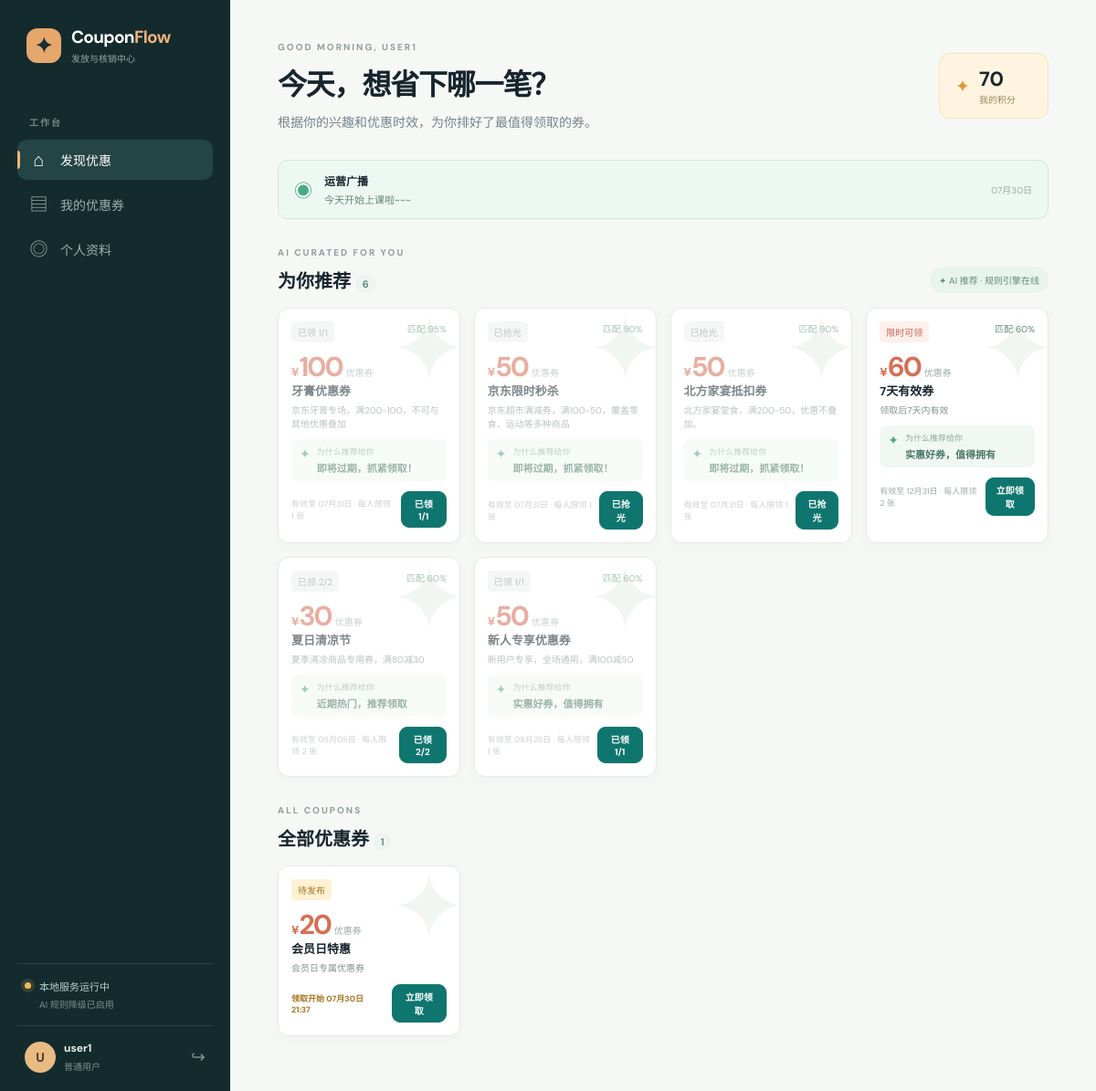
The app's page /user/dashboard (signed in), older data.
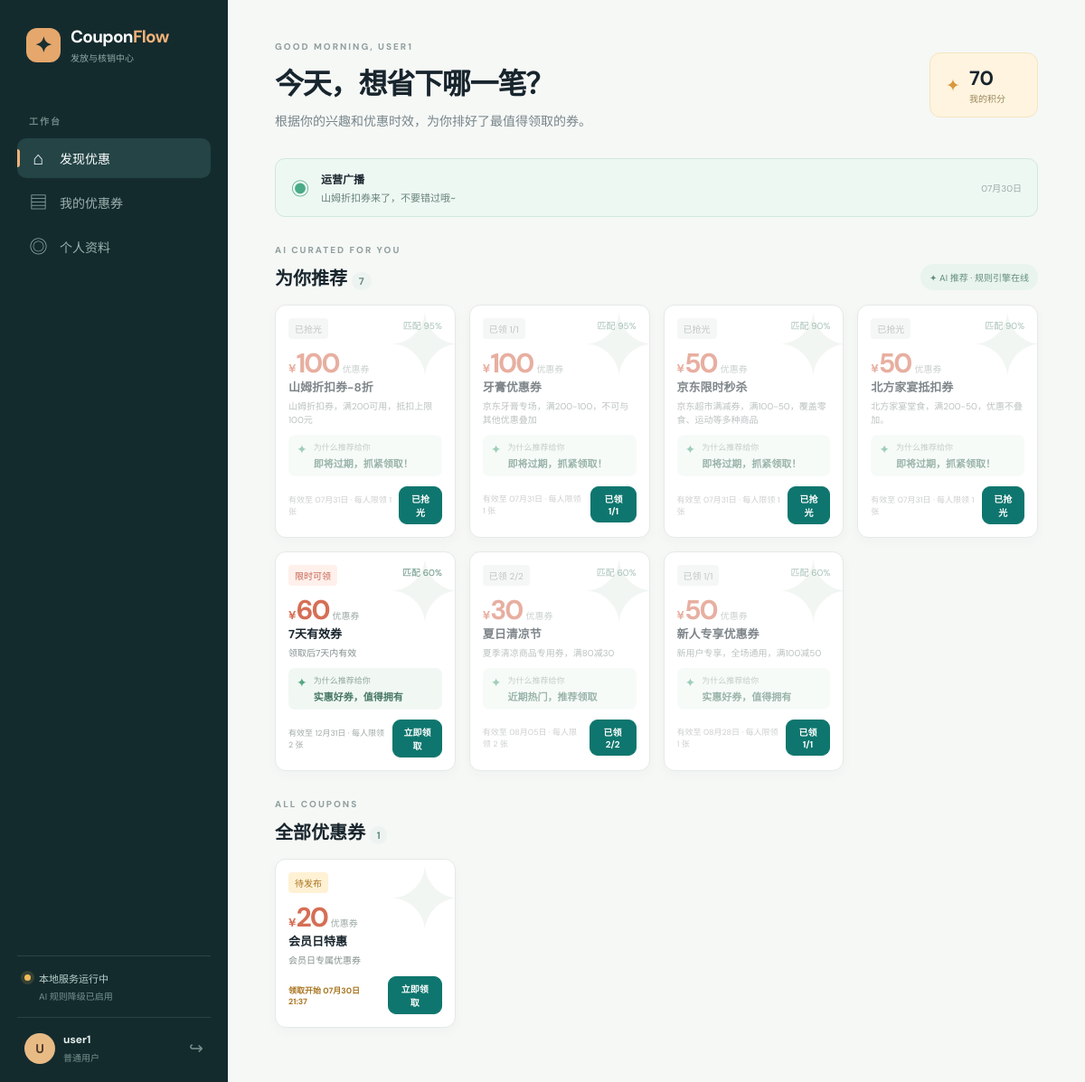
The same page, newer data.
### api/app/models/notification.py (models this page shows, shortened)
class Notification(db.Model):
    __tablename__ = "notifications"
    id = db.Column(db.Integer, primary_key=True)
    message = db.Column(db.Text, nullable=False)
    target_type = db.Column(db.String(20), nullable=False, default="all")
    target_users = db.Column(db.Text, default="")
    campaign_id = db.Column(db.Integer, db.ForeignKey("campaigns.id"), nullable=True)
    created_by = db.Column(db.Integer, db.ForeignKey("users.id"), nullable=False)
    created_at = db.Column(db.DateTime, default=datetime.now)
    creator = db.relationship("User", backref="notifications_sent", foreign_keys=[created_by])

### api/app/models/campaign.py (models this page shows, shortened)
class Campaign(db.Model):
    __tablename__ = "campaigns"
    id = db.Column(db.Integer, primary_key=True)
    name = db.Column(db.String(200), nullable=False)
    amount = db.Column(db.Float, nullable=False, default=0.0)
    stock = db.Column(db.Integer, nullable=False, default=0)
    initial_stock = db.Column(db.Integer, nullable=False, default=0)
    start_date = db.Column(db.DateTime, nullable=False)
    end_date = db.Column(db.DateTime, nullable=False)
    per_user_limit = db.Column(db.Integer, nullable=False, default=1)
    description = db.Column(db.Text, default="")
    status = db.Column(db.String(20), nullable=False, default="draft")
    is_scheduled = db.Column(db.Boolean, default=False)
    scheduled_time = db.Column(db.DateTime, nullable=True)
    coupon_validity_days = db.Column(db.Integer, nullable=True)
    created_by = db.Column(db.Integer, db.ForeignKey("users.id"), nullable=False)
    created_at = db.Column(db.DateTime, default=datetime.now)
    creator = db.relationship("User", backref="campaigns_created", foreign_keys=[created_by])
    coupons = db.relationship("Coupon", backref="campaign", lazy="dynamic")
    reservations = db.relationship(
        "CampaignReservation",
        back_populates="campaign",
        lazy="dynamic",
        cascade="all, delete-orphan",
    )
    def release_time(self):
        if not self.is_scheduled:
            return None
        candidates = [
            value for value in (self.scheduled_time, self.start_date) if value is not None
        ]
        return max(candidates) if candidates else None
    def is_pending_release_at(self, now=None):
        now = now or datetime.now()
        release_time = self.release_time()
        return (
            self.status == "active"
            and self.is_scheduled
            and release_time is not None
            and now < release_time <= self.end_date
        )

### api/app/routes/user.py (the view)
@user_bp.route("/dashboard")
def dashboard():
    now = datetime.now()
    visible_campaigns = CouponService.list_user_visible_campaigns(now)
    user_claimed_map = CouponService.claimed_counts(
        current_user.id,
        visible_campaigns,
    )
    reserved_campaign_ids = ReservationService.campaign_ids_for_user(current_user.id)
    recommendations = ai_gateway.recommend_coupons(current_user, visible_campaigns)
    recommended_ids = {
        recommendation["campaign"].id for recommendation in recommendations
    }
    for campaign in visible_campaigns:
        if campaign.id not in recommended_ids:
            recommendations.append(
                {
                    "campaign": campaign,
                    "reason": "即将开始，先预约收藏" if campaign.is_pending_release_at(now) else "为您精选推荐",
                    "score": 0.5,
                }
            )
    for recommendation in recommendations:
        campaign = recommendation["campaign"]
        campaign_id = campaign.id
        recommendation["is_maxed"] = (
            user_claimed_map.get(campaign_id, 0) >= campaign.per_user_limit
        )
        recommendation["user_claimed"] = user_claimed_map.get(campaign_id, 0)
        recommendation["is_pending"] = campaign.is_pending_release_at(now)
        recommendation["is_reserved"] = campaign_id in reserved_campaign_ids
    ai_picks = [item for item in recommendations if item["score"] >= 0.6]
    ai_pick_ids = {item["campaign"].id for item in ai_picks}
    other_campaigns = [
        item for item in recommendations if item["campaign"].id not in ai_pick_ids
    ]
    return render_template(
        "user/dashboard.html",
        ai_picks=ai_picks,
        other_campaigns=other_campaigns,
        broadcasts=NotificationService.visible_for_user(current_user.id),
        near_expiry=CouponService.near_expiry(current_user.id, now),
        now=now,
    )

### ai/contracts.py (called while the page is built)
    def to_dict(self) -> dict[str, Any]:
        return {
            "campaign_id": self.campaign_id,
            "reason": self.reason,
            "score": self.score,
        }

### ai/providers/bedrock.py (called while the page is built)
    @property
    def available(self) -> bool:
        if self.config.mock_mode:
            return False
        return bool(self.config.bearer_token or self._runtime_client is not None)

    @property
    def status(self) -> Mapping[str, Any]:
        if self.config.mock_mode:
            mode, label = "fallback", "规则引擎降级"
        elif self.config.bearer_token:
            mode, label = "bedrock_api", "Bedrock API"
        elif self._runtime_client is not None:
            mode, label = "bedrock_sdk", "Bedrock SDK"
        else:
            mode, label = "fallback", "规则引擎降级"
        return {
            "mode": mode,
            "label": label,
            "connected": self.available,
            "model": self.config.model_id,
            "region": self.config.region,
        }

### ai/service.py (called while the page is built)
    @property
    def status(self) -> dict[str, Any]:
        return dict(self.provider.status)

### api/app/__init__.py (called while the page is built)
@login_manager.user_loader
def load_user(user_id):
    from api.app.models import User
    return db.session.get(User, int(user_id))

### ui/templates/user/dashboard.html (shortened to what this page needs)
{% extends 'base.html' %}
{% macro offer_card(rec, show_score=false) -%}
{% set c = rec.campaign %}
{% set is_maxed = rec.is_maxed %}
{% set user_claimed = rec.user_claimed %}
{% set is_gone = (c.stock == 0) %}
{% set is_pending = rec.is_pending %}
{% set is_reserved = rec.is_reserved %}
<article class="offer-card{{ ' offer-exhausted' if is_maxed or is_gone else '' }}{{ ' has-reservation' if is_reserved else '' }}">
  <div class="offer-top">
    {% if is_pending %}<span class="offer-tag pending-badge">待发布</span>
    {% elif is_maxed %}<span class="offer-tag maxed-badge">已领 {{ user_claimed }}/{{ c.per_user_limit }}</span>
    {% elif is_gone %}<span class="offer-tag maxed-badge">已抢光</span>
    {% elif c.stock <= 5 %}<span class="offer-tag">仅剩 {{ c.stock }} 张</span>
    {% else %}<span class="offer-tag">限时可领</span>{% endif %}
    {% if show_score %}<span class="offer-score">匹配 {{ '%.0f'|format(rec.score * 100) }}%</span>{% endif %}
  </div>
  <div class="offer-amount"><small>¥</small><strong>{{ '%.0f'|format(c.amount) }}</strong><span>优惠券</span></div>
  <h3>{{ c.name }}</h3>
  <p>{{ c.description }}</p>
  {% if show_score %}<div class="ai-reason"><span>✦</span><div><small>为什么推荐给你</small><strong>{{ rec.reason }}</strong></div></div>{% endif %}
  <div class="offer-footer">
    {% if is_pending %}<span class="pending-start">领取开始 {{ c.release_time().strftime('%m月%d日 %H:%M') }}</span>
    {% else %}<span>有效至 {{ c.end_date.strftime('%m月%d日') }} · 每人限领 {{ c.per_user_limit }} 张</span>{% endif %}
    <button class="button button-primary claim-button"
            data-campaign-id="{{ c.id }}"
            data-pending="{{ 'true' if is_pending else 'false' }}"
            data-start-time="{{ c.release_time().strftime('%m月%d日 %H:%M') if is_pending else '' }}"
            {% if is_pending and is_reserved %}disabled{% endif %}>
      {% if is_pending and is_reserved %}已预约{% elif is_maxed %}已领 {{ user_claimed }}/{{ c.per_user_limit }}{% elif is_gone %}已抢光{% else %}立即领取{% endif %}
    </button>
  </div>
</article>
{%- endmacro %}
{% block content %}
<header class="page-top user-welcome">
  <div><p class="kicker">GOOD MORNING, {{ current_user.username|upper }}</p><h1>今天，想省下哪一笔？</h1><p>根据你的兴趣和优惠时效，为你排好了最值得领取的券。</p></div>
  <div class="points-badge"><span>✦</span><strong>{{ current_user.points }}</strong><small>我的积分</small></div>
</header>
{% if broadcasts %}<section class="broadcast-strip"><span>◉</span><div><strong>运营广播</strong><p>{{ broadcasts[0].message }}</p></div><small>{{ broadcasts[0].created_at.strftime('%m月%d日') }}</small></section>{% endif %}
{% if ai_picks %}
<div class="section-bar"><div><p class="kicker">AI CURATED FOR YOU</p><h2>为你推荐 <span class="count-chip">{{ ai_picks|length }}</span></h2></div><span class="ai-label">✦ AI 推荐 · {% if ai_status.connected %}{{ ai_status.label }}{% else %}规则引擎在线{% endif %}</span></div>
<section class="coupon-grid user-coupon-grid">{% for rec in ai_picks %}{{ offer_card(rec, true) }}{% endfor %}</section>
{% endif %}
{% if other_campaigns %}
<div class="section-bar"><div><p class="kicker">ALL COUPONS</p><h2>全部优惠券 <span class="count-chip">{{ other_campaigns|length }}</span></h2></div></div>
<section class="coupon-grid user-coupon-grid">{% for rec in other_campaigns %}{{ offer_card(rec) }}{% endfor %}</section>
{% endif %}
{% endblock %}

Row changes from the older to the newer data that the page shows:
no longer on this page (row unchanged): Notification: message "今天开始上课啦~~~", created_at "07月30日"
added Notification: message "山姆折扣券来了，不要错过哦~", created_at "07月30日"
added Campaign: amount "100", name "山姆折扣券-8折", description "山姆折扣券，满200可用，抵扣上限100元", end_date "07月31日", per_user_limit "1"
Text that changed along with them:
{{ ai_picks|length }}: "6" → "7"
new list line: "已抢光 匹配 95 % ¥ 优惠券 为什么推荐给你 即将过期，抓紧领取！ 有效至 · 每人限领 张 已抢光"
